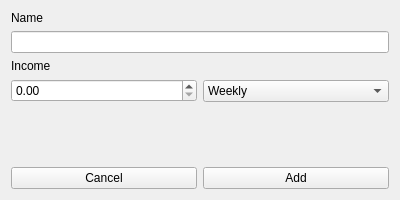
<?xml version="1.0" encoding="UTF-8"?>
<ui version="4.0">
 <class>AddPersonForm</class>
 <widget class="QWidget" name="AddPersonForm">
  <property name="geometry">
   <rect>
    <x>0</x>
    <y>0</y>
    <width>400</width>
    <height>200</height>
   </rect>
  </property>
  <property name="windowTitle">
   <string>Add Person</string>
  </property>
  <layout class="QVBoxLayout" name="verticalLayout">
   <item>
    <layout class="QVBoxLayout" name="verticalLayout_3">
     <item>
      <widget class="QLabel" name="nameLbl">
       <property name="text">
        <string>Name</string>
       </property>
      </widget>
     </item>
     <item>
      <widget class="QLineEdit" name="nameInput"/>
     </item>
     <item>
      <widget class="QLabel" name="incomeLbl">
       <property name="text">
        <string>Income</string>
       </property>
      </widget>
     </item>
     <item>
      <layout class="QHBoxLayout" name="horizontalLayout_3">
       <item>
        <layout class="QVBoxLayout" name="verticalLayout_5">
         <item>
          <widget class="QDoubleSpinBox" name="incomeInput">
           <property name="maximum">
            <double>9999999.990000000223517</double>
           </property>
          </widget>
         </item>
        </layout>
       </item>
       <item>
        <layout class="QVBoxLayout" name="verticalLayout_4">
         <item alignment="Qt::AlignBottom">
          <widget class="QComboBox" name="periodSelect">
           <property name="placeholderText">
            <string/>
           </property>
           <item>
            <property name="text">
             <string notr="true">Weekly</string>
            </property>
           </item>
           <item>
            <property name="text">
             <string notr="true">Bi-weekly</string>
            </property>
           </item>
           <item>
            <property name="text">
             <string notr="true">Monthly</string>
            </property>
           </item>
           <item>
            <property name="text">
             <string notr="true">Annually</string>
            </property>
           </item>
          </widget>
         </item>
        </layout>
       </item>
      </layout>
     </item>
    </layout>
   </item>
   <item>
    <layout class="QHBoxLayout" name="horizontalLayout">
     <item>
      <layout class="QHBoxLayout" name="horizontalLayout_2">
       <item alignment="Qt::AlignBottom">
        <widget class="QPushButton" name="cancelBtn">
         <property name="text">
          <string>Cancel</string>
         </property>
        </widget>
       </item>
       <item alignment="Qt::AlignBottom">
        <widget class="QPushButton" name="addBtn">
         <property name="text">
          <string>Add</string>
         </property>
        </widget>
       </item>
      </layout>
     </item>
    </layout>
   </item>
  </layout>
 </widget>
 <resources/>
 <connections/>
</ui>
